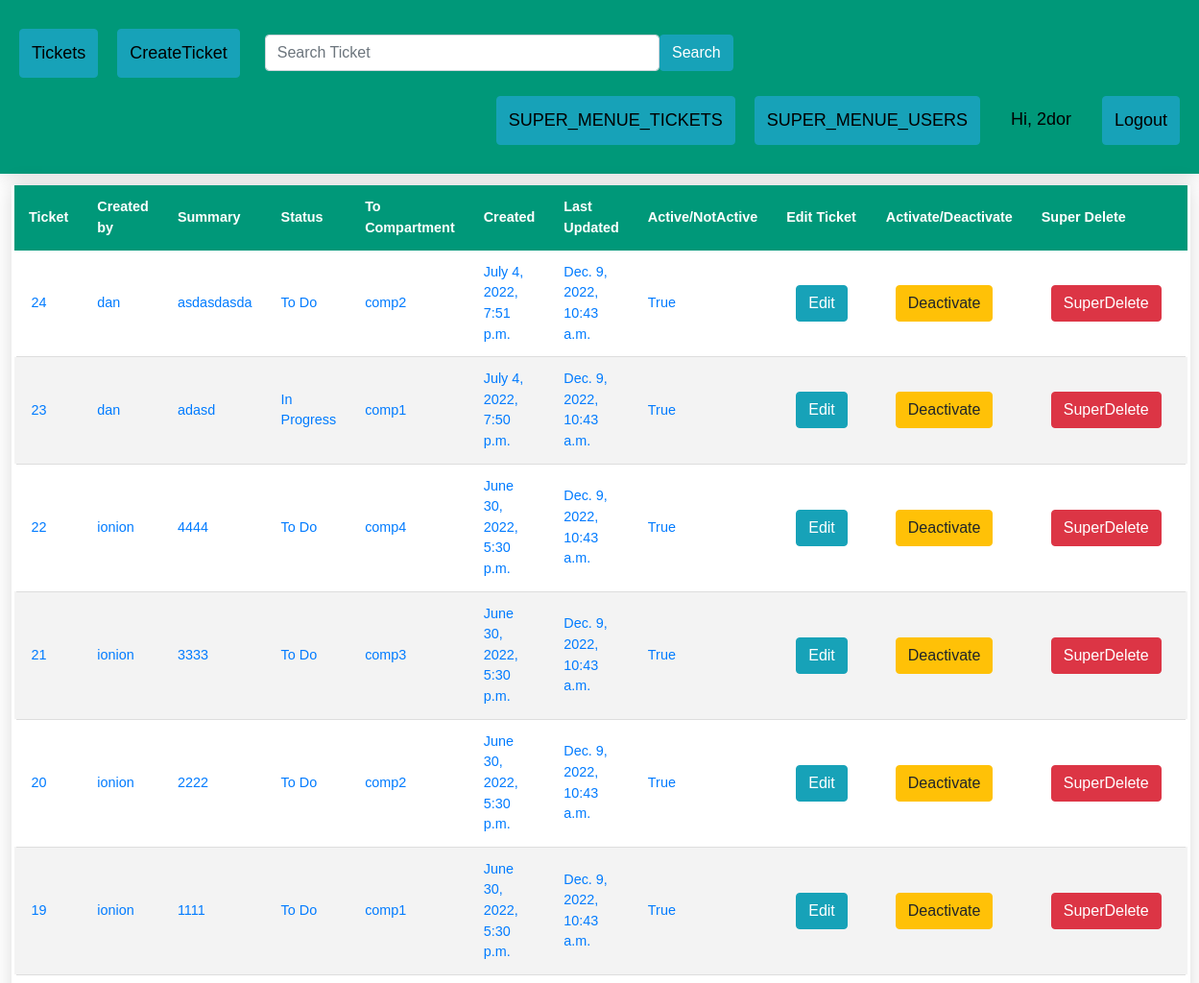
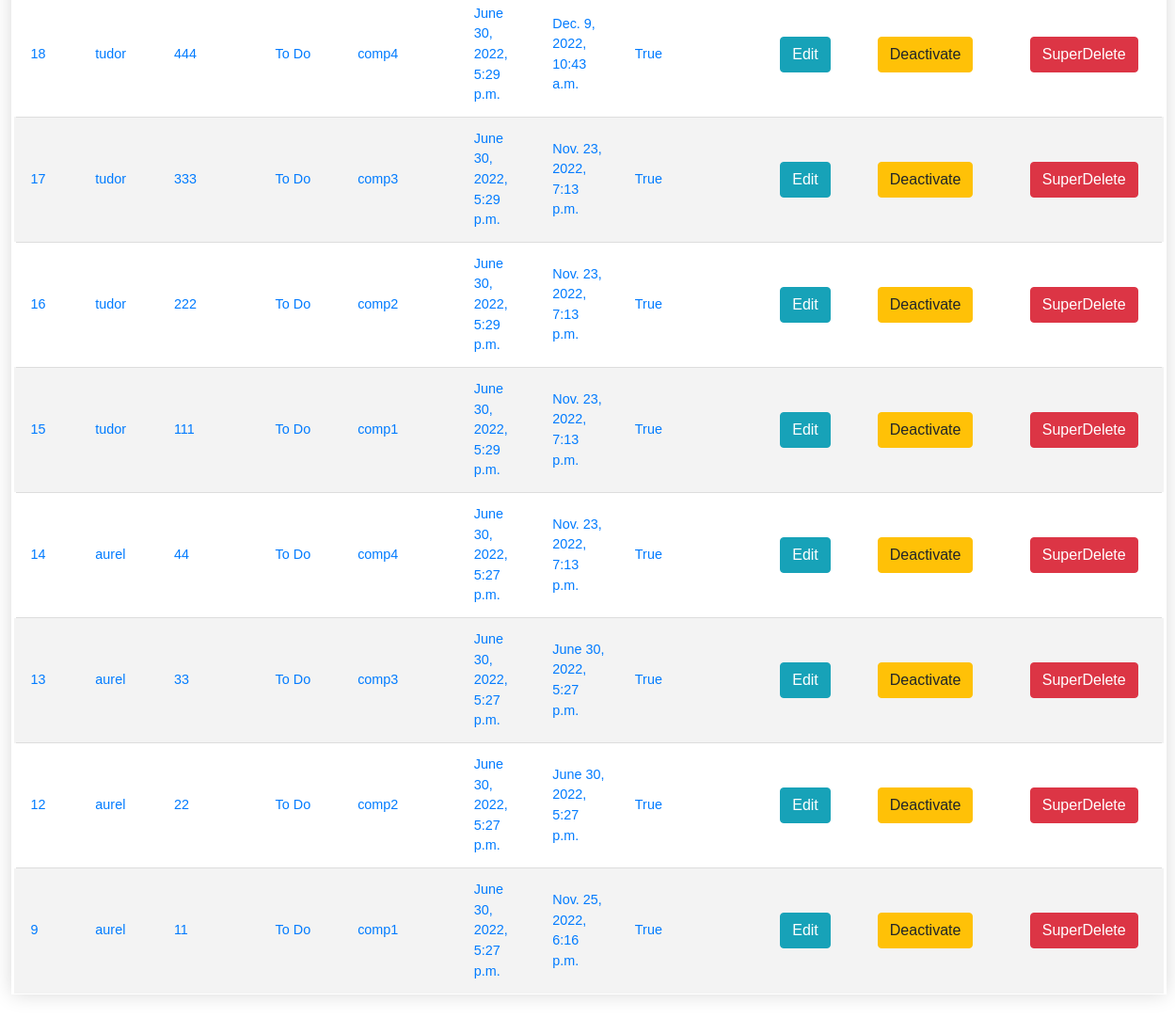
The app's page /SuperMenueTickets/ (signed in) with its own data (2 pictures, top to bottom).
### ticketApp/models.py (models this page shows)
class Ticket(models.Model):
	title = models.CharField(max_length=100)
	assignee = models.ForeignKey(User, null=True, blank=True, on_delete=models.CASCADE)
	status = models.CharField(max_length=25, choices=TicketStatus.choices, default=TicketStatus.TO_DO)
	compartment = models.CharField(max_length=25, choices=Compartiment.choices, default=None, null=False, blank=False)
	description = models.TextField()
	created_at = models.DateTimeField('created at', auto_now_add=True)
	updated_at = models.DateTimeField('updated at', auto_now=True)
	active = models.BooleanField(default=1)

### ticketApp/views.py (the view)
# urls.py: path('SuperMenueTickets/', views.super_menue_tickets, name='super_menue_tickets'),
@login_required
def super_menue_tickets(request):
	if request.user.is_superuser:
		tickets = Ticket.objects.order_by('-created_at')
		return render(request, 'super_menue_tickets.html', {'tickets': tickets})

### ticketApp/templates/super_menue_tickets.html (shortened to what this page needs)
{% extends 'base.html' %}
{% block content %}
<table class="styled-table" content="width=device-width, initial-scale=1, maximum-scale=1, minimum-scale=1">
    <thead>
    <tr>
        {% if user.is_superuser %}
        <th>Ticket</th>
        <th>Created by</th>
        <th>Summary</th>
        <th>Status</th>
        <th>To Compartment</th>
        <th>Created</th>
        <th>Last Updated</th>
        <th>Active/NotActive</th>
        <th>Edit Ticket</th>
        <th>Activate/Deactivate</th>
        <th>Super Delete</th>
        {% endif %}
    </tr>
    </thead>
    {% if user.is_authenticated %}
    <tbody>
    {% for ticket in tickets %}
    {% if user.is_superuser %}
    <tr>
        <td><a href="/ticket/{{ticket.id}}">{{ticket.id}}</a></td>
        <td><a href="/ticket/{{ticket.id}}">{{ticket.assignee}}</a></td>
        <td><a href="/ticket/{{ticket.id}}">{{ticket.title}}</a></td>
        <td><a href="/ticket/{{ticket.id}}">{{ticket.status}}</a></td>
        <td><a href="/ticket/{{ticket.id}}">{{ticket.compartment}}</a></td>
        <td><a href="/ticket/{{ticket.id}}">{{ticket.created_at}}</a></td>
        <td><a href="/ticket/{{ticket.id}}">{{ticket.updated_at}}</a></td>
        <td><a href="/ticket/{{ticket.id}}">{{ticket.active}}</a></td>
        <td><a href="{% url 'EditTicket' ticket.id %}" style="margin:10px;" class="btn btn-info">Edit</a></td>
        {% if ticket.active == True %}
        <td><a href="{% url 'DeactivateTicket' ticket.id %}" style="margin:10px;" class="btn btn-warning">Deactivate</a></td>
        {% else %}
        <td><a href="{% url 'ActiveTicket' ticket.id %}" style="margin:10px;" class="btn btn-success">Activate</a></td>
        {% endif %}
        <td><a href="{% url 'DeleteTicket' ticket.id %}" style="margin:10px;" class="btn btn-danger">SuperDelete</a></td>
    </tr>
    {% endif %}
    {% endfor %}
    </tbody>
    {% endif %}
</table>
{% endblock %}

### ticketApp/templates/base.html (shortened to what this page needs)
<!DOCTYPE html>
<html>
<head>
    {% load static %}
    <link rel="stylesheet" href="https://stackpath.bootstrapcdn.com/bootstrap/4.4.1/css/bootstrap.min.css"
>
    <link rel="stylesheet" type="text/css" href="{% static 'css/style.css' %}">
</head>
<body>
<div class="header">
    <a href="{% url 'index' %}" style="margin:10px;" class="btn btn-info">Tickets</a>
    {% if user.is_authenticated %}
    <a href="{% url 'CreateTicket' %}" style="margin:10px;" class="btn btn-info">CreateTicket</a>
    <form style="margin:10px;" class="d-flex" method=POST action="{% url 'index_search' %}">
        <input class="form-control me-2" type="search" placeholder="Search Ticket" aria-label="Search" name="searched">
        <button class="btn btn-info" type="submit">Search</button>
    </form>
    {% endif %}
    <div class="header-right">
        {% if user.is_authenticated %}
        {% if user.is_superuser %}
        <a class="btn btn-info" href="{% url 'super_menue_tickets' %}" style="margin:10px;">SUPER_MENUE_TICKETS</a>
        <a class="btn btn-info" href="{% url 'super_menue_users' %}" style="margin:10px;">SUPER_MENUE_USERS</a>
        {% endif %}
        <a style="margin:10px;">Hi, {{ request.user.username|title }}</a>
        <a class="btn btn-info" href="/logout_request" style="margin:10px;">Logout</a>
        {% else %}
        <a href="{% url 'login_request' %}" class="btn btn-info">Login</a>
        {% endif %}
    </div>
</div>
<div id="body">
    {% block content %}{% endblock %}
</div>
</body>
</html>

### ticketApp/static/css/style.css (style rules this page uses)
.header { overflow: hidden; background-color: #009879; padding: 20px 10px; min-width: 200px; box-shadow: 0 0 20px rgba(0, 0, 0, 0.15); }
.header a { float: left; color: black; text-align: center; padding: 12px; text-decoration: none; font-size: 18px; font-family: sans-serif; line-height: 25px; border-radius: 4px; }
.header-right { float: right; }
.d-flex { float: left; width: 500px; text-align: center; font-family: sans-serif; line-height: 25px; padding: 6px; }
.styled-table { border-collapse: collapse; margin: 25px 0; width:98%; margin-top: 1%; margin-left:1%; margin-right:1%; font-size: 0.9em; font-family: sans-serif; min-width: 200px; box-shadow: 0 0 20px rgba(0, 0, 0, 0.15); }
.styled-table thead tr { background-color: #009879; color: #ffffff; text-align: left; }
.styled-table th, .styled-table td { padding: 12px 15px; }
.styled-table tbody tr { border-bottom: 1px solid #dddddd; }
.styled-table tbody tr:nth-of-type(even) { background-color: #f3f3f3; }
.styled-table tbody tr:last-of-type { border-bottom: 2px solid transparent; }
.styled-table tbody tr { border-right: 5px solid transparent; border-left: 5px solid transparent; }

### records on screen
Ticket: id "24", assignee "dan", title "asdasdasda", status "To Do", compartment "comp2", created_at "July 4, 2022, 7:51 p.m.", updated_at "Dec. 9, 2022, 10:43 a.m.", active "True", shows "Deactivate"
Ticket: id "23", assignee "dan", title "adasd", status "In Progress", compartment "comp1", created_at "July 4, 2022, 7:50 p.m.", updated_at "Dec. 9, 2022, 10:43 a.m.", active "True", shows "Deactivate"
Ticket: id "22", assignee "ionion", title "4444", status "To Do", compartment "comp4", created_at "June 30, 2022, 5:30 p.m.", updated_at "Dec. 9, 2022, 10:43 a.m.", active "True", shows "Deactivate"
Ticket: id "21", assignee "ionion", title "3333", status "To Do", compartment "comp3", created_at "June 30, 2022, 5:30 p.m.", updated_at "Dec. 9, 2022, 10:43 a.m.", active "True", shows "Deactivate"
Ticket: id "20", assignee "ionion", title "2222", status "To Do", compartment "comp2", created_at "June 30, 2022, 5:30 p.m.", updated_at "Dec. 9, 2022, 10:43 a.m.", active "True", shows "Deactivate"
Ticket: id "19", assignee "ionion", title "1111", status "To Do", compartment "comp1", created_at "June 30, 2022, 5:30 p.m.", updated_at "Dec. 9, 2022, 10:43 a.m.", active "True", shows "Deactivate"
Ticket: id "18", assignee "tudor", title "444", status "To Do", compartment "comp4", created_at "June 30, 2022, 5:29 p.m.", updated_at "Dec. 9, 2022, 10:43 a.m.", active "True", shows "Deactivate"
Ticket: id "17", assignee "tudor", title "333", status "To Do", compartment "comp3", created_at "June 30, 2022, 5:29 p.m.", updated_at "Nov. 23, 2022, 7:13 p.m.", active "True", shows "Deactivate"
Ticket: id "16", assignee "tudor", title "222", status "To Do", compartment "comp2", created_at "June 30, 2022, 5:29 p.m.", updated_at "Nov. 23, 2022, 7:13 p.m.", active "True", shows "Deactivate"
Ticket: id "15", assignee "tudor", title "111", status "To Do", compartment "comp1", created_at "June 30, 2022, 5:29 p.m.", updated_at "Nov. 23, 2022, 7:13 p.m.", active "True", shows "Deactivate"
Ticket: id "14", assignee "aurel", title "44", status "To Do", compartment "comp4", created_at "June 30, 2022, 5:27 p.m.", updated_at "Nov. 23, 2022, 7:13 p.m.", active "True", shows "Deactivate"
Ticket: id "13", assignee "aurel", title "33", status "To Do", compartment "comp3", created_at "June 30, 2022, 5:27 p.m.", updated_at "June 30, 2022, 5:27 p.m.", active "True", shows "Deactivate"
Ticket: id "12", assignee "aurel", title "22", status "To Do", compartment "comp2", created_at "June 30, 2022, 5:27 p.m.", updated_at "June 30, 2022, 5:27 p.m.", active "True", shows "Deactivate"
Ticket: id "9", assignee "aurel", title "11", status "To Do", compartment "comp1", created_at "June 30, 2022, 5:27 p.m.", updated_at "Nov. 25, 2022, 6:16 p.m.", active "True", shows "Deactivate"

### other values on screen
{{ request.user.username|title }} "2dor"
